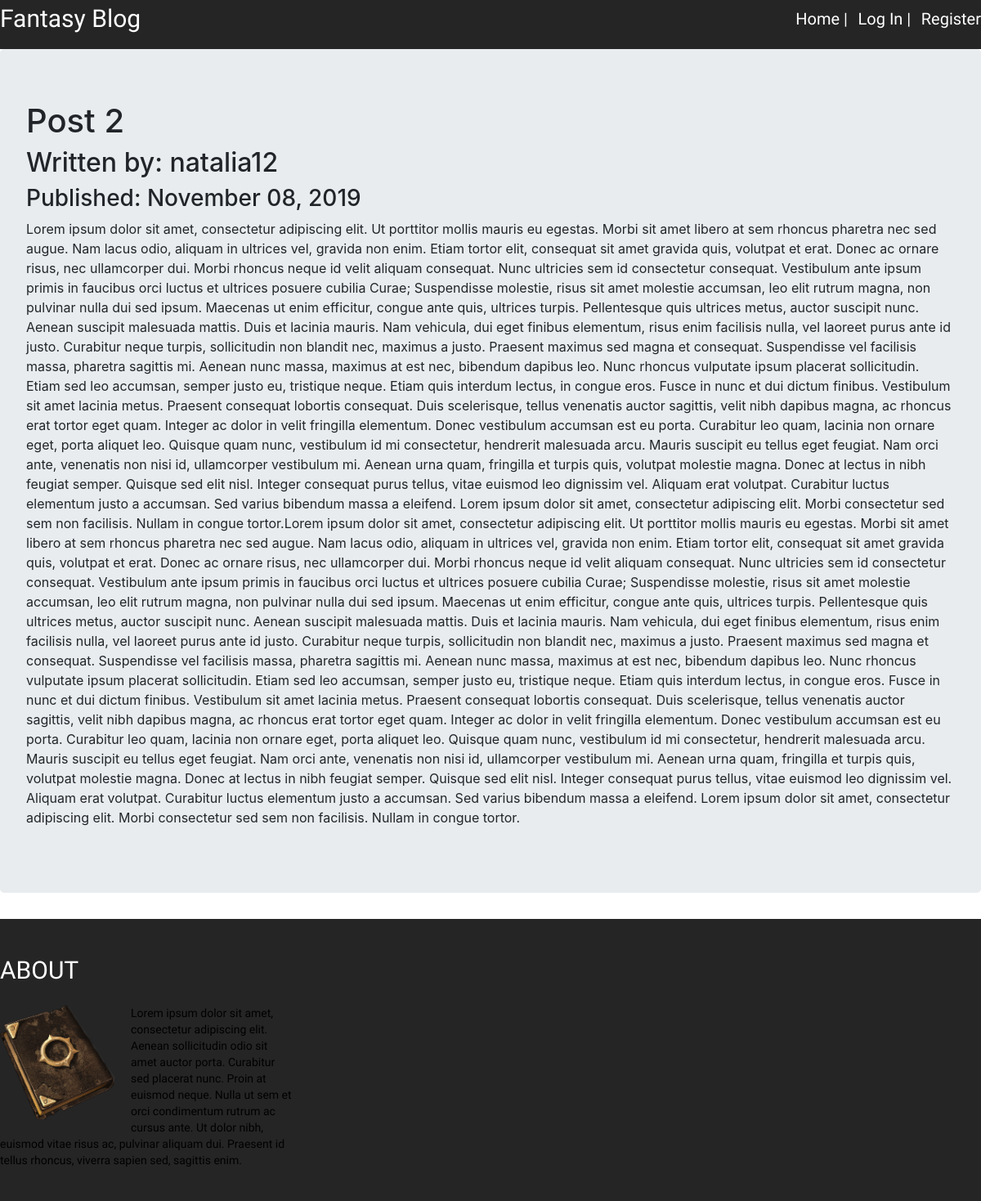
/2, run on the app's committed database.
### fantasyBlog/models.py (models this page shows, shortened)
class BlogPost(db.Model):
    __searchable__ = ['title']
    users = db.relationship(User)
    id = db.Column(db.Integer,primary_key=True)
    user_id = db.Column(db.Integer,db.ForeignKey('users.id'),nullable=False)
    date = db.Column(db.DateTime,nullable=False,default=datetime.utcnow)
    title = db.Column(db.String(140),nullable=False)
    content = db.Column(db.Text,nullable=False)

class User(db.Model,UserMixin):  #UserMixin.is_authenticated()
    __tablename__ = 'users'
    id = db.Column(db.Integer,primary_key=True)
    avatar = db.Column(db.String(64),nullable=False,default='dragon.png')
    email = db.Column(db.String(64),unique=True,index=True)
    username = db.Column(db.String(64),unique=True,index=True)
    about = db.Column(db.Text)
    password_hashed = db.Column(db.String(128))
    posts = db.relationship('BlogPost',backref='author',lazy=True)

### fantasyBlog/users/views.py (the view)
@users.route('/<username>')
def account(username):
    page = request.args.get('page', 1, type=int) #cycling through pages of posts
    user = User.query.filter_by(username=username).first_or_404()
    blog_posts = BlogPost.query.filter_by(author=user).order_by(BlogPost.date.desc()).paginate(page=page, per_page=4)
    return render_template('account.html', blog_posts=blog_posts, user=user)

### fantasyBlog/blog_posts/views.py (called while the page is built)
@blog_posts.route('/<int:post_id>')
def blog_post(post_id):
    blog_post = BlogPost.query.get_or_404(post_id)
    return render_template('blog_post.html',title=blog_post.title,
                            date=blog_post.date,post=blog_post)

### fantasyBlog/templates/blog_post.html (shortened to what this page needs)
{% extends "base.html" %}
{% block content %}
<div class="jumbotron">
  <h1>{{ post.title }}</h1>
  <h2>Written by: {{post.author.username}}</h2>
  <h3>Published: {{ post.date.strftime('%B %d, %Y') }}</h3>
  <p>{{post.content|safe}}</p>
</div>
{% endblock content %}

### fantasyBlog/templates/base.html (shortened to what this page needs)
<!DOCTYPE html>
<html lang="en" dir="ltr">
<head>
    <link rel="stylesheet" href="https://stackpath.bootstrapcdn.com/bootstrap/4.3.1/css/bootstrap.min.css"
>
    <link href="https://cdnjs.cloudflare.com/ajax/libs/summernote/0.8.12/summernote-bs4.css" rel="stylesheet">
    <link rel="stylesheet" type="text/css" href="./../static/styles.css">
</head>
<body>
    <header>
        <div id="header-container">
            <div id="title-fantasy" class="title">Fantasy Blog</a></div>
            <div id="container-right">
                <a href="{{url_for('core.index')}}">
                    <div class="link">Home |</div>
                </a>
                {% if current_user.is_authenticated %}
                <a href="{{url_for('blog_posts.create_post')}}">
                    <div class="link">Create a post |</div>
                </a>
                <a href="{{url_for('users.settings')}}">
                    <div class="link">Change Settings |</div>
                </a>
                <a href="{{url_for('users.logout')}}">
                    <div class="link link-last">Log Out</div>
                </a>
                {% else %}
                <a href="{{url_for('users.login')}}">
                    <div class="link">Log In |</div>
                </a>
                <a href="{{url_for('users.register')}}">
                    <div class="link link-last">Register</div>
                </a>
                {% endif %}
            </div>
    </header>
    {% block content %}
    {% endblock %}
    <footer>
        <div id="footer-container">
            <div class="footer-column">
                <div class="title">ABOUT</div>
                <div class="picture-footer img-circle"></div>
                <div class="text"> Lorem ipsum dolor sit amet, consectetur adipiscing elit. Aenean sollicitudin odio sit
                </div>
            </div>
        </div>
    </footer>
</body>
</html>

### fantasyBlog/static/styles.css (style rules this page uses)
:root { --font: 'Marcellus', serif; --gray-color: #252525; }
header { position: relative; width: 100%; height: 60px; background-color: var(--gray-color); }
#header-container { position: relative; height: 60px; margin-left: auto; margin-right: auto; background-color: var(--gray-color); }
#title-fantasy { float: left; }
.title { position: relative; font-family: var(--font); color: #ffffff; font-size: 30px; margin-bottom: 20px; }
#container-right { position: relative; top: 8px; float: right; }
a { color: #000000; }
.link { position: relative; font-family: var(--font); font-size: 20px; margin-bottom: 20px; margin-right: 8px; display: inline-block; color: white; }
.link-last { margin-right: 0px; }
footer { position: relative; width: 100%; background-color: var(--gray-color); }
#footer-container { position: relative; margin-left: auto; margin-right: auto; overflow: auto; background-color: var(--gray-color); }
.footer-column { position: relative; width: 360px; margin-right: 60px; margin-top: 40px; margin-bottom: 40px; }
.picture-footer { position: relative; width: 140px; height: 140px; margin-right: 20px; margin-bottom: 20px; float: left; background-image: url(./book_icon.png); border-radius: 20%; }
.text { position: relative; font-family: var(--font); font-size: 14px; color: #000000; line-height: 20px; margin-bottom: 18px; }
@media (min-width: 576px) { #header-container, #footer-container { width: 576px; } }
@media (min-width: 768px) { #header-container, #footer-container { width: 768px; } }
@media (min-width: 1200px) { #header-container, #footer-container { width: 1200px; } }

### data on the page
BlogPost: title "Post 2", date "November 08, 2019", content "Lorem ipsum dolor sit amet, consectetur adipiscing elit. Ut porttitor mollis mauris eu egestas. Morbi sit amet libero at sem rhoncus pharetra nec sed augue. Nam lacus odio, aliquam in ultrices vel, gravida non enim. Etiam tortor elit, consequat sit amet gravida quis, volutpat et erat. Donec ac ornare risus, nec ullamcorper dui. Morbi rhoncus neque id velit aliquam consequat. Nunc ultricies sem id consectetur consequat. Vestibulum ante ipsum primis in faucibus orci luctus et ultrices posuere cubilia Curae; Suspendisse molestie, risus sit amet molestie accumsan, leo elit rutrum magna, non pulvinar nulla dui sed ipsum. Maecenas ut enim efficitur, congue ante quis, ultrices turpis. Pellentesque…"
User: author.username "natalia12"
